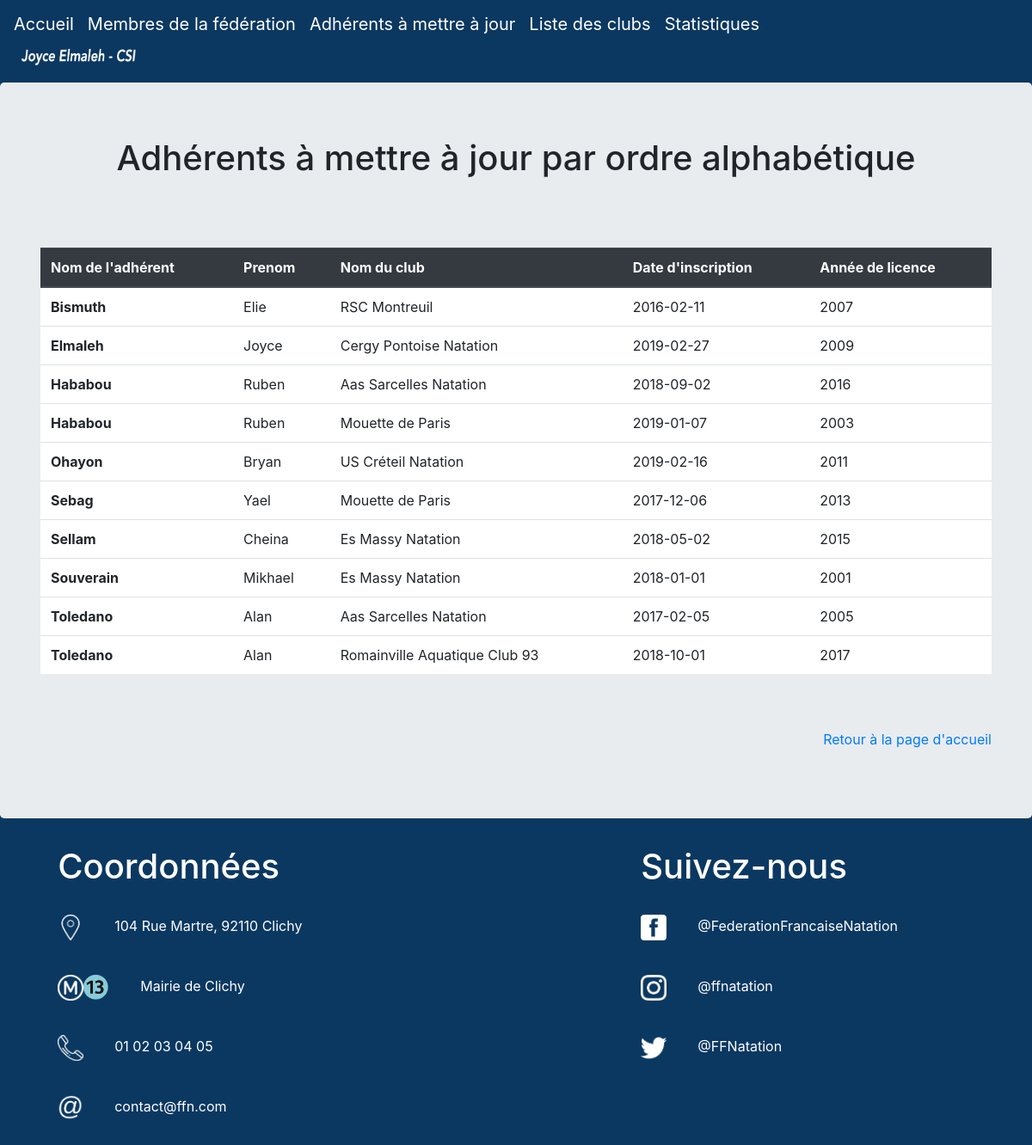
The page /majAdherentAlpha.php on the database its author committed.
### tables this page shows
CREATE TABLE `adherents_est_inscrit` (
  `idInscrit` int(11) NOT NULL,
  `idAdherents` int(11) NOT NULL,
  `idClubs` int(11) NOT NULL,
  `dateInscription` date NOT NULL,
  `anneeDeLicence` varchar(4) NOT NULL
);

CREATE TABLE `adherents` (
  `idAdherents` int(11) NOT NULL,
  `NomAdherent` varchar(45) NOT NULL,
  `Prenom` varchar(45) NOT NULL,
  `dateDeNaissance` date NOT NULL,
  `Genre` enum('F','M') NOT NULL
);

CREATE TABLE `clubs` (
  `idClubs` int(11) NOT NULL,
  `NomClub` varchar(45) NOT NULL,
  `codePostal` varchar(45) NOT NULL,
  `Ville` varchar(45) NOT NULL
);

### majAdherentAlpha.php (called while the page is built, shortened)
<?php
$repModele = './Modele/';
$repVues = './Views/';
require($repModele . "Database.php");
$adherentNAJA = listerMajAlpha();
include($repVues."v_entete.php") ;
include($repVues."v_barre_menu.php") ;
include($repVues."v_listerAdherentsNonAJAlpha.php") ;
include($repVues."v_pied.php") ;
?>

### Modele/Database.php (called while the page is built, shortened)
<?php
function connecterServeurBD()
{
    $dsn = 'mysql:dbname=sport;host=localhost';
    $user = 'root';
    $password = 'root';
    try {
        $dbh = new PDO($dsn, $user, $password, [PDO::MYSQL_ATTR_INIT_COMMAND => 'SET NAMES \'UTF8\'']);
    } catch (PDOException $e) {
        echo 'Connexion échouée : ' . $e->getMessage();
    }
    return $dbh;
}
function listerMajAlpha(){
    $connexion = connecterServeurBD();
    if (TRUE)
    {
        $requete="SELECT NomAdherent, Prenom, NomClub, dateInscription, anneeDeLicence
                  FROM adherents A, clubs C, adherents_est_inscrit I
                  WHERE A.idAdherents=I.idAdherents
                  AND C.idClubs=I.idClubs
                  AND YEAR(dateInscription)<YEAR(CURRENT_DATE)
                  ORDER BY NomAdherent";
        $jeuResultat=$connexion->query($requete);
        $i = 0;
        $ligne = $jeuResultat->fetch();
        while($ligne)
        {
            $adherentNAJA[$i]['nomA']=$ligne['NomAdherent'];
            $adherentNAJA[$i]['prenom']=$ligne['Prenom'];
            $adherentNAJA[$i]['nomC']=$ligne['NomClub'];
            $adherentNAJA[$i]['dateI']=$ligne['dateInscription'];
            $adherentNAJA[$i]['anneeL']=$ligne['anneeDeLicence'];
            $ligne=$jeuResultat->fetch();
            $i = $i + 1;
        }
    }
    return $adherentNAJA;
}
?>

### Views/v_listerAdherentsNonAJAlpha.php (the view)
<html lang="FR">
  <head>
  </head>
  <body>
    <div class="jumbotron masthead">
    <h1 style="text-align: center">Adhérents à mettre à jour par ordre alphabétique</h1>
        <br/>
        <div class="container mt-5">
            <table class="table">
                <thead class="thead-dark">
                <tr>
                    <th>Nom de l'adhérent</th>
                    <th>Prenom</th>
                    <th>Nom du club</th>
                    <th>Date d'inscription</th>
                    <th>Année de licence</th>
                </tr>
                </thead>
                <tbody>
                <?php
                $i = 0;
                while($i < count($adherentNAJA))
                {
                    ?>
                    <tr>
                        <th scope="row" style="background-color: #FFFFFF"><?php echo $adherentNAJA[$i]['nomA']?></th>
                        <td style="background-color: #FFFFFF"><?php echo $adherentNAJA[$i]['prenom'] ?></td>
                        <td style="background-color: #FFFFFF"><?php echo $adherentNAJA[$i]['nomC'] ?></td>
                        <td style="background-color: #FFFFFF"><?php echo $adherentNAJA[$i]['dateI'] ?></td>
                        <td style="background-color: #FFFFFF"><?php echo $adherentNAJA[$i]['anneeL'] ?></td>
                    </tr>
                    <?php
                    $i = $i + 1;
                }
                ?>
                </tbody>
            </table>
            <br />
            <br />
            <p style="text-align: right"><a href="Index.php">Retour à la page d'accueil</a></p>
        </div>
    </div>
  </body>
</html>

### rows shown on the page
adherents_est_inscrit: idAdherents.NomAdherent "Bismuth", idAdherents.Prenom "Elie", idClubs.NomClub "RSC Montreuil", dateInscription "2016-02-11", anneeDeLicence "2007"
adherents_est_inscrit: idAdherents.NomAdherent "Elmaleh", idAdherents.Prenom "Joyce", idClubs.NomClub "Cergy Pontoise Natation", dateInscription "2019-02-27", anneeDeLicence "2009"
adherents_est_inscrit: idAdherents.NomAdherent "Hababou", idAdherents.Prenom "Ruben", idClubs.NomClub "Aas Sarcelles Natation", dateInscription "2018-09-02", anneeDeLicence "2016"
adherents_est_inscrit: idAdherents.NomAdherent "Hababou", idAdherents.Prenom "Ruben", idClubs.NomClub "Mouette de Paris", dateInscription "2019-01-07", anneeDeLicence "2003"
adherents_est_inscrit: idAdherents.NomAdherent "Ohayon", idAdherents.Prenom "Bryan", idClubs.NomClub "US Créteil Natation", dateInscription "2019-02-16", anneeDeLicence "2011"
adherents_est_inscrit: idAdherents.NomAdherent "Sebag", idAdherents.Prenom "Yael", idClubs.NomClub "Mouette de Paris", dateInscription "2017-12-06", anneeDeLicence "2013"
adherents_est_inscrit: idAdherents.NomAdherent "Sellam", idAdherents.Prenom "Cheina", idClubs.NomClub "Es Massy Natation", dateInscription "2018-05-02", anneeDeLicence "2015"
adherents_est_inscrit: idAdherents.NomAdherent "Souverain", idAdherents.Prenom "Mikhael", idClubs.NomClub "Es Massy Natation", dateInscription "2018-01-01", anneeDeLicence "2001"
adherents_est_inscrit: idAdherents.NomAdherent "Toledano", idAdherents.Prenom "Alan", idClubs.NomClub "Aas Sarcelles Natation", dateInscription "2017-02-05", anneeDeLicence "2005"
adherents_est_inscrit: idAdherents.NomAdherent "Toledano", idAdherents.Prenom "Alan", idClubs.NomClub "Romainville Aquatique Club 93", dateInscription "2018-10-01", anneeDeLicence "2017"
